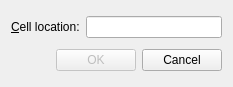
<?xml version="1.0" encoding="UTF-8"?>
<ui version="4.0">
 <class>GoToCellDialog</class>
 <widget class="QWidget" name="GoToCellDialog">
  <property name="geometry">
   <rect>
    <x>0</x>
    <y>0</y>
    <width>233</width>
    <height>87</height>
   </rect>
  </property>
  <property name="windowTitle">
   <string>Go To Cell</string>
  </property>
  <layout class="QVBoxLayout" name="verticalLayout">
   <item>
    <layout class="QHBoxLayout" name="horizontalLayout">
     <item>
      <widget class="QLabel" name="label">
       <property name="text">
        <string>&amp;Cell location:</string>
       </property>
       <property name="buddy">
        <cstring>lineEdit</cstring>
       </property>
      </widget>
     </item>
     <item>
      <widget class="QLineEdit" name="lineEdit"/>
     </item>
    </layout>
   </item>
   <item>
    <layout class="QHBoxLayout" name="horizontalLayout_2">
     <item>
      <spacer name="horizontalSpacer">
       <property name="orientation">
        <enum>Qt::Horizontal</enum>
       </property>
       <property name="sizeHint" stdset="0">
        <size>
         <width>40</width>
         <height>20</height>
        </size>
       </property>
      </spacer>
     </item>
     <item>
      <widget class="QPushButton" name="okButton">
       <property name="enabled">
        <bool>false</bool>
       </property>
       <property name="text">
        <string>OK</string>
       </property>
       <property name="default">
        <bool>true</bool>
       </property>
      </widget>
     </item>
     <item>
      <widget class="QPushButton" name="cancelButton">
       <property name="text">
        <string>Cancel</string>
       </property>
      </widget>
     </item>
    </layout>
   </item>
  </layout>
 </widget>
 <resources/>
 <connections/>
</ui>
